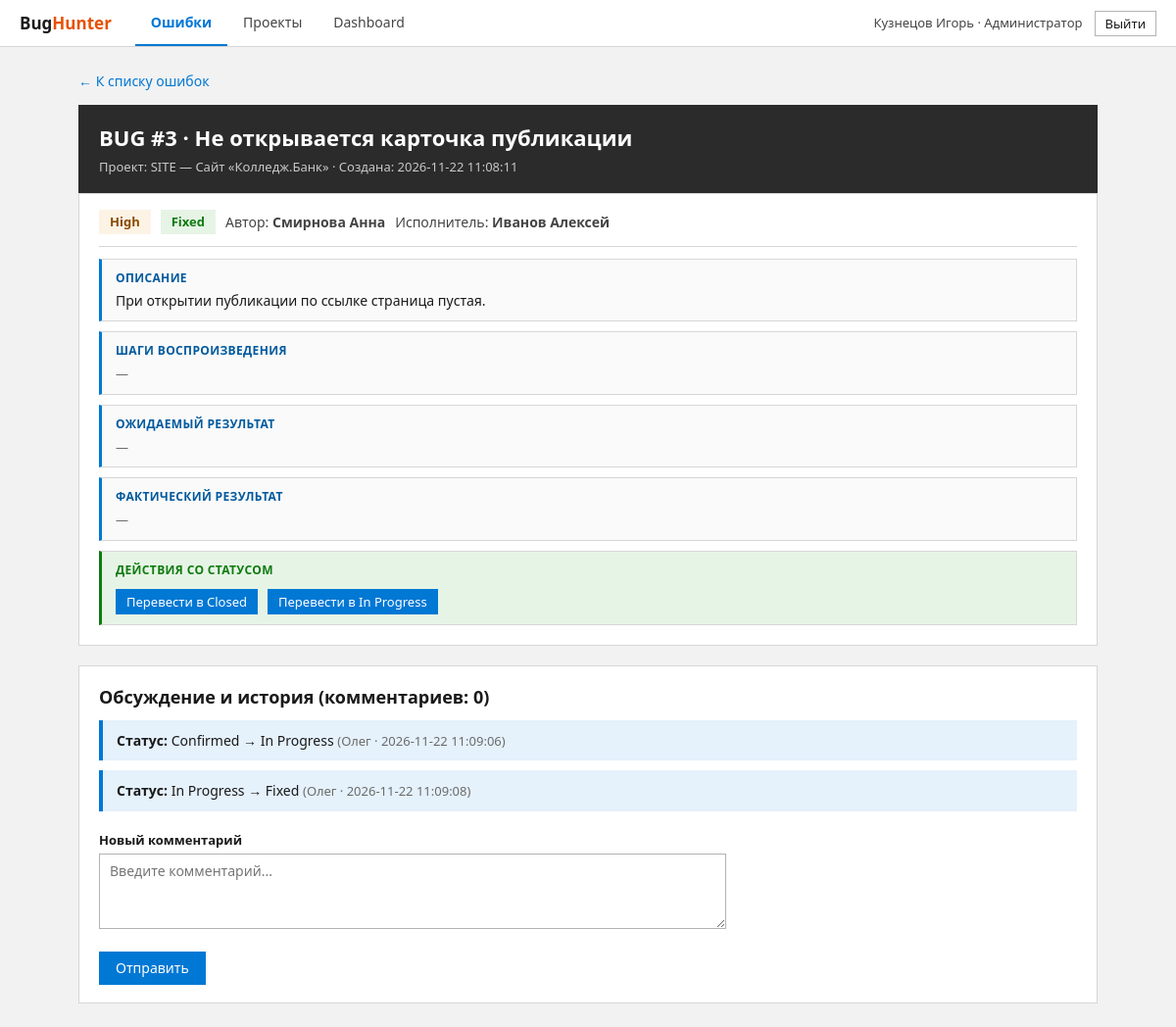
Screenshot of /bug_view.php?id=3 (signed in) with the database file from the repository.
### tables this page shows
CREATE TABLE users (
    user_id       INTEGER PRIMARY KEY AUTOINCREMENT,
    full_name     TEXT    NOT NULL,
    email         TEXT    NOT NULL UNIQUE,
    password_hash TEXT    NOT NULL,
    role          TEXT    NOT NULL CHECK (role IN ('customer', 'tester', 'developer', 'admin')),
    created_at    TEXT    NOT NULL DEFAULT CURRENT_TIMESTAMP
);

CREATE TABLE bugs (
    bug_id          INTEGER PRIMARY KEY AUTOINCREMENT,
    project_id      INTEGER NOT NULL REFERENCES projects (project_id),
    author_id       INTEGER NOT NULL REFERENCES users (user_id),
    assignee_id     INTEGER REFERENCES users (user_id) ON DELETE SET NULL,
    title           TEXT    NOT NULL CHECK (length(trim(title)) > 0),
    description     TEXT    NOT NULL DEFAULT '',
    steps           TEXT    NOT NULL DEFAULT '',
    expected_result TEXT    NOT NULL DEFAULT '',
    actual_result   TEXT    NOT NULL DEFAULT '',
    priority        TEXT    NOT NULL DEFAULT 'Medium' CHECK (priority IN ('Critical', 'High', 'Medium', 'Low')),
    status          TEXT    NOT NULL DEFAULT 'New' CHECK (status IN ('New', 'Review', 'Confirmed', 'In Progress', 'Fixed', 'Closed', 'Rejected')),
    created_at      TEXT    NOT NULL DEFAULT CURRENT_TIMESTAMP
);

CREATE TABLE projects (
    project_id  INTEGER PRIMARY KEY AUTOINCREMENT,
    code        TEXT    NOT NULL UNIQUE CHECK (length(code) BETWEEN 2 AND 10),
    name        TEXT    NOT NULL,
    lead_id     INTEGER REFERENCES users (user_id) ON DELETE SET NULL,
    created_at  TEXT    NOT NULL DEFAULT CURRENT_TIMESTAMP,
    owner_id    INTEGER REFERENCES users (user_id),
    description TEXT    NOT NULL DEFAULT ''
);

### config/database.php (called while the page is built, shortened)
<?php
function getPdo(): PDO
{
    static $pdo = null;
    if ($pdo === null) {
        $pdo = new PDO('sqlite:' . DB_PATH, null, null, [
            PDO::ATTR_ERRMODE            => PDO::ERRMODE_EXCEPTION,
            PDO::ATTR_DEFAULT_FETCH_MODE => PDO::FETCH_ASSOC,
        ]);
        $pdo->exec('PRAGMA foreign_keys = ON');
    }
    return $pdo;
}

### bug_view.php (the view, shortened to what this page needs)
<?php
require __DIR__ . '/bugs_lib.php';
$me = requireLogin();
$bug = bugFromRequest();
$id = (int) $bug['bug_id'];
$pdo = getPdo();
$cStmt = $pdo->prepare(
    'SELECT c.text, c.created_at, u.full_name AS author, u.role
     FROM comments c JOIN users u ON u.user_id = c.user_id
     WHERE c.bug_id = ? ORDER BY c.created_at ASC, c.id ASC'
);
$cStmt->execute([$id]);
$comments = $cStmt->fetchAll();
$hStmt = $pdo->prepare(
    'SELECT hs.old_status, hs.new_status, hs.created_at, u.full_name AS author
     FROM bug_history hs JOIN users u ON u.user_id = hs.user_id
     WHERE hs.bug_id = ? ORDER BY hs.created_at ASC, hs.id ASC'
);
$hStmt->execute([$id]);
$history = $hStmt->fetchAll();
$timeline = [];
foreach ($history as $row) {
    $timeline[] = ['type' => 'status', 'at' => (string) $row['created_at'], 'row' => $row];
}
usort($timeline, static fn (array $a, array $b): int => strcmp($a['at'], $b['at']));
function field(string $title, string $text): void
{
    echo '<div class="field"><b>' . h($title) . '</b>' . ($text !== '' ? nl2br(h($text)) : '<span class="muted">—</span>') . '</div>';
}
$nextStatuses = allowedNextStatuses($me, $bug['status']);
pageHeader('Ошибка №' . $id);
?>
<p class="links"><a href="bugs.php">← К списку ошибок</a></p>
<div class="bug-head">
    <h1>BUG #<?= $id ?> · <?= h($bug['title']) ?></h1>
    <div class="muted">Проект: <?= h($bug['project_code'] . ' — ' . $bug['project_name']) ?> · Создана: <?= h($bug['created_at']) ?></div>
</div>
<div class="bug-body">
    <div class="bug-meta">
        <?= priorityBadge($bug['priority']) ?>
        <?= statusBadge($bug['status']) ?>
        <span>Автор: <b><?= h($bug['author_name']) ?></b></span>
        <span>Исполнитель: <b><?= h($bug['assignee_name'] ?? '—') ?></b></span>
    </div>
    <?php
    field('Описание', $bug['description']);
    field('Шаги воспроизведения', $bug['steps']);
    ?>
    <?php if ($nextStatuses !== []): ?>
        <div class="field status-actions">
            <b>Действия со статусом</b>
            <div class="status-buttons">
                <?php foreach ($nextStatuses as $ns): ?>
                    <form method="POST" action="bug_status_change.php">
                        <button type="submit" class="btn-sm">Перевести в <?= h($ns) ?></button>
                    </form>
                <?php endforeach; ?>
            </div>
        </div>
    <?php endif; ?>
</div>
<div class="card" id="comments" style="margin-top:20px;">
    <h2 style="margin-top:0">Обсуждение и история (комментариев: <?= count($comments) ?>)</h2>
    <?php foreach ($timeline as $ev): $r = $ev['row']; ?>
        <?php if ($ev['type'] === 'status'): ?>
            <div class="tl-item tl-status">
                <strong>Статус:</strong> <?= h($r['old_status']) ?> → <?= h($r['new_status']) ?>
                <span class="muted">(<?= h($r['author']) ?> · <?= h($r['created_at']) ?>)</span>
            </div>
        <?php endif; ?>
    <?php endforeach; ?>
    <form class="form" method="POST" action="comment_add.php" style="margin-top:20px;">
        <label for="text">Новый комментарий</label>
        <textarea id="text" name="text" rows="3" maxlength="2000" placeholder="Введите комментарий..." required></textarea>
        <button type="submit">Отправить</button>
    </form>
</div>
<?php pageFooter();

### auth.php (shortened to what this page needs)
<?php
require_once __DIR__ . '/config/database.php';
function h(?string $s): string
{
    return htmlspecialchars((string) $s, ENT_QUOTES | ENT_SUBSTITUTE, 'UTF-8');
}
function currentUser(): ?array
{
    $stmt = getPdo()->prepare('SELECT user_id, full_name, email, role FROM users WHERE user_id = ?');
    $stmt->execute([$_SESSION['user_id']]);
    $user = $stmt->fetch();
    return $user ?: null;
}
function requireLogin(): array
{
    $user = currentUser();
    return $user;
}
function pageHeader(string $title): void
{
    $user = currentUser();
    $page = basename($_SERVER['SCRIPT_NAME'] ?? '');
    $active = static fn (string $prefix): string => str_starts_with($page, $prefix) ? ' class="active"' : '';
    ?>
<!doctype html>
<html lang="ru">
<head>
    <link rel="stylesheet" href="style.css">
</head>
<body>
<?php if ($user !== null): ?>
<header class="topbar">
    <a class="logo" href="bugs.php">Bug<span>Hunter</span></a>
    <nav>
        <a href="bugs.php"<?= $active('bug') ?>>Ошибки</a>
        <a href="projects.php"<?= $active('project') ?>>Проекты</a>
        <a href="dashboard.php"<?= $active('dashboard') ?>>Dashboard</a>
    </nav>
    <div class="me">
        <span><?= h($user['full_name']) ?> · <?= h(roleTitle($user['role'])) ?></span>
        <form method="POST" action="logout.php">
            <button type="submit" class="btn btn-light btn-sm">Выйти</button>
        </form>
    </div>
</header>
<?php endif; ?>
<main class="container<?= $user === null ? ' narrow' : '' ?>">
<?php
}
function pageFooter(): void
{
    echo "</main>\n</body>\n</html>\n";
}
function roleTitle(string $role): string
{
    return [
        'customer'  => 'Заказчик',
        'tester'    => 'Тестировщик',
        'developer' => 'Разработчик',
        'admin'     => 'Администратор',
    ][$role] ?? $role;
}

### bugs_lib.php (shortened to what this page needs)
<?php
function priorityBadge(string $p): string
{
    return '<span class="badge p-' . h($p) . '">' . h($p) . '</span>';
}
function statusBadge(string $s): string
{
    return '<span class="badge s-' . h(str_replace(' ', '-', $s)) . '">' . h($s) . '</span>';
}
function findBug(int $id): ?array
{
    $stmt = getPdo()->prepare(
        'SELECT b.*, p.code AS project_code, p.name AS project_name,
                a.full_name AS author_name, s.full_name AS assignee_name
         FROM bugs b
         JOIN projects p   ON p.project_id = b.project_id
         JOIN users a      ON a.user_id = b.author_id
         LEFT JOIN users s ON s.user_id = b.assignee_id
         WHERE b.bug_id = ?'
    );
    $stmt->execute([$id]);
    $bug = $stmt->fetch();
    return $bug ?: null;
}
function bugFromRequest(): array
{
    $id = filter_input(INPUT_GET, 'id', FILTER_VALIDATE_INT, ['options' => ['min_range' => 1]]);
    $bug = findBug((int) $id);
    return $bug;
}
function allowedNextStatuses(array $user, string $status): array
{
    $graph = TRANSITIONS[$status] ?? [];
    if ($user['role'] === 'admin') {
        return $graph;
    }
    $byRole = ROLE_TRANSITIONS[$user['role']][$status] ?? [];
    return array_values(array_intersect($graph, $byRole));
}
    ?>

### rows the page displays
users: full_name "Кузнецов Игорь", role "Администратор"
bugs: bug_id "3", title "Не открывается карточка публикации", project.name "SITE — Сайт «Колледж.Банк»", created_at "2026-11-22 11:08:11", priority "High", status "Fixed", description "При открытии публикации по ссылке страница пустая.", status "Closed", status "In Progress"

### other values shown
$bug['author_name'] "Смирнова Анна"
$bug['assignee_name'] "Иванов Алексей"
$title "ОПИСАНИЕ ШАГИ ВОСПРОИЗВЕДЕНИЯ ОЖИДАЕМЫЙ РЕЗУЛЬТАТ ФАКТИЧЕСКИЙ РЕЗУЛЬТАТ"
count($comments) "0"
$r['old_status'] "Confirmed"
$r['new_status'] "In Progress"
$r['author'] "Олег"
$r['created_at'] "2026-11-22 11:09:06"
$r['old_status'] "In Progress"
$r['new_status'] "Fixed"
$r['created_at'] "2026-11-22 11:09:08"
